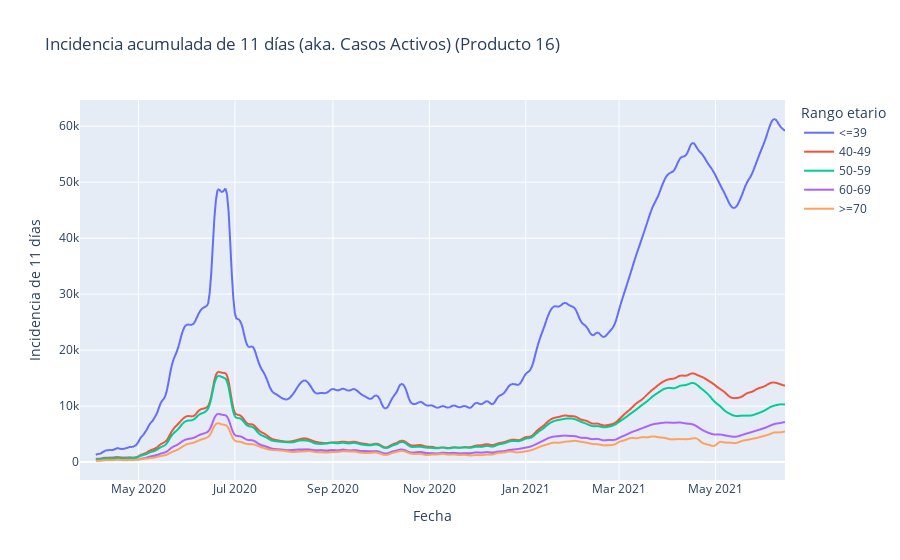

The code cell stored with this chart in its notebook:
### Code cell
px.line(casos_m_edadesUCI.rolling(11).sum(),
        labels={
                     "value": "Incidencia de 11 días",
                     "x": "Día",
                     "variable": "Rango etario"
              },
        title="Incidencia acumulada de 11 días (aka. Casos Activos) (Producto 16)")

### Figure 1 — Plotly figure (JSON) as saved in the notebook; plotly's stock layout.template omitted (floating-point values rounded to 4 significant figures; data arrays with more than 128 entries replaced by an {"elided": "..."} marker saying what was removed)
{"data": [{"hovertemplate": "Rango etario=<=39<br>Fecha=%{x}<br>Incidencia de 11 días=%{y}<extra></extra>", "legendgroup": "<=39", "line": {"color": "#636efa", "dash": "solid"}, "mode": "lines", "name": "<=39", "showlegend": true, "type": "scattergl", "x": {"elided": "447 str values"}, "xaxis": "x", "y": {"elided": "447 float values"}, "yaxis": "y"}, {"hovertemplate": "Rango etario=40-49<br>Fecha=%{x}<br>Incidencia de 11 días=%{y}<extra></extra>", "legendgroup": "40-49", "line": {"color": "#EF553B", "dash": "solid"}, "mode": "lines", "name": "40-49", "showlegend": true, "type": "scattergl", "x": {"elided": "447 str values"}, "xaxis": "x", "y": {"elided": "447 float values"}, "yaxis": "y"}, {"hovertemplate": "Rango etario=50-59<br>Fecha=%{x}<br>Incidencia de 11 días=%{y}<extra></extra>", "legendgroup": "50-59", "line": {"color": "#00cc96", "dash": "solid"}, "mode": "lines", "name": "50-59", "showlegend": true, "type": "scattergl", "x": {"elided": "447 str values"}, "xaxis": "x", "y": {"elided": "447 float values"}, "yaxis": "y"}, {"hovertemplate": "Rango etario=60-69<br>Fecha=%{x}<br>Incidencia de 11 días=%{y}<extra></extra>", "legendgroup": "60-69", "line": {"color": "#ab63fa", "dash": "solid"}, "mode": "lines", "name": "60-69", "showlegend": true, "type": "scattergl", "x": {"elided": "447 str values"}, "xaxis": "x", "y": {"elided": "447 float values"}, "yaxis": "y"}, {"hovertemplate": "Rango etario=>=70<br>Fecha=%{x}<br>Incidencia de 11 días=%{y}<extra></extra>", "legendgroup": ">=70", "line": {"color": "#FFA15A", "dash": "solid"}, "mode": "lines", "name": ">=70", "showlegend": true, "type": "scattergl", "x": {"elided": "447 str values"}, "xaxis": "x", "y": {"elided": "447 float values"}, "yaxis": "y"}], "layout": {"autosize": true, "legend": {"title": {"text": "Rango etario"}, "tracegroupgap": 0}, "title": {"text": "Incidencia acumulada de 11 días (aka. Casos Activos) (Producto 16)"}, "xaxis": {"anchor": "y", "autorange": true, "domain": [0, 1], "range": ["2020-03-25", "2021-06-14"], "title": {"text": "Fecha"}, "type": "date"}, "yaxis": {"anchor": "x", "autorange": true, "domain": [0, 1], "range": [-3194.0, 64680.0], "title": {"text": "Incidencia de 11 días"}, "type": "linear"}}}
